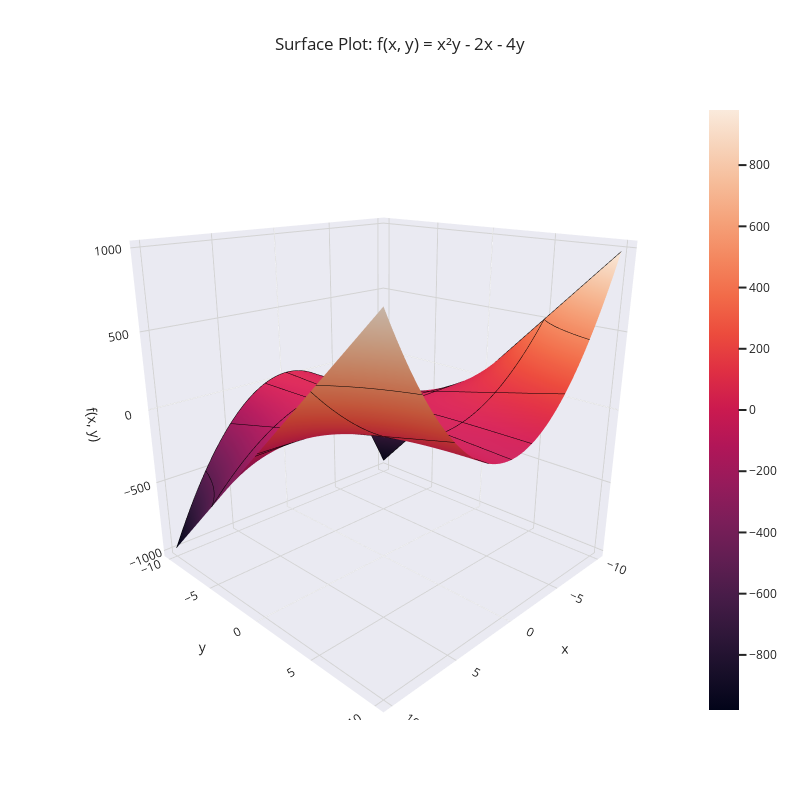

Write notebook code for a chart like this one.
### Code cell
surface_plot()

### Figure 1 — Plotly figure (JSON) as saved in the notebook; plotly's stock layout.template omitted (floating-point values rounded to 4 significant figures; data arrays with more than 128 entries replaced by an {"elided": "..."} marker saying what was removed)
{"data": [{"contours": {"x": {"color": "black", "show": true, "width": 1}, "y": {"color": "black", "show": true, "width": 1}, "z": {"color": "black", "show": true, "width": 1}}, "type": "surface", "x": {"elided": "100x100 float values"}, "y": {"elided": "100x100 float values"}, "z": {"elided": "100x100 float values"}}], "layout": {"autosize": false, "height": 800, "scene": {"camera": {"eye": {"x": 1.5, "y": 1.5, "z": 0.75}}, "xaxis": {"gridcolor": "lightgray", "nticks": 10, "showgrid": true, "tickvals": [-10, -5, 0, 5, 10], "title": {"text": "x"}}, "yaxis": {"gridcolor": "lightgray", "nticks": 10, "showgrid": true, "tickvals": [-10, -5, 0, 5, 10], "title": {"text": "y"}}, "zaxis": {"gridcolor": "lightgray", "nticks": 10, "showgrid": true, "tickvals": [-1000, -500, 0, 500, 1000], "title": {"text": "f(x, y)"}}}, "title": {"text": "Surface Plot: f(x, y) = x²y - 2x - 4y"}, "width": 800}}
